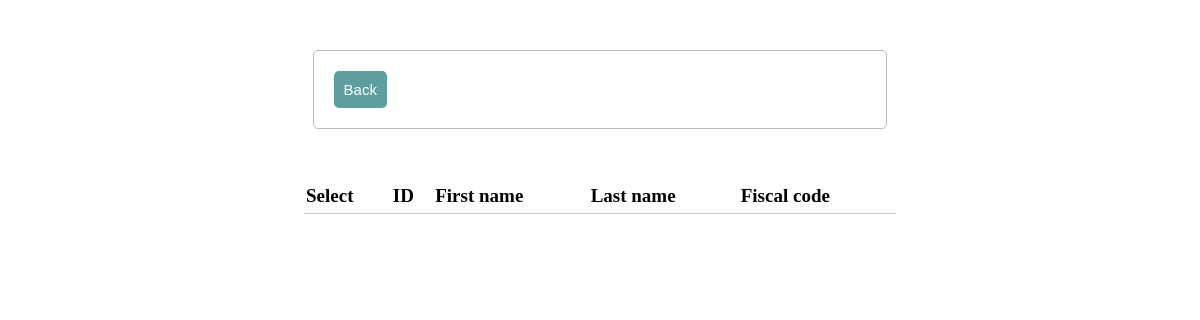
The app's page /server/selectlist.php, older data.
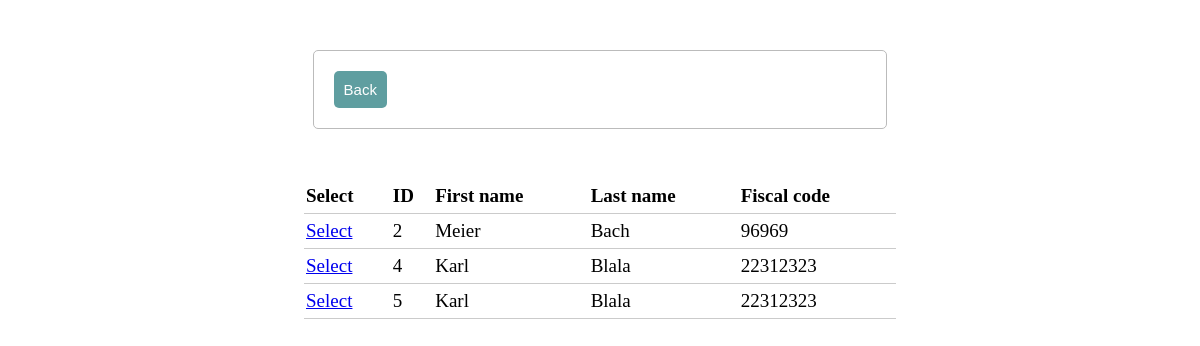
The same page, newer data.
### tables this page shows
CREATE TABLE `patients` (
  `id` int(11) NOT NULL,
  `first_name` varchar(25) NOT NULL,
  `last_name` varchar(25) NOT NULL,
  `fiscal_code` varchar(30) NOT NULL,
  `email` varchar(30) NOT NULL
);

### server/server.php (called while the page is built, shortened)
<?php
require_once("./includes/config.inc.php");
$results = mysqli_query($db, "SELECT * FROM patients");
?>

### server/selectlist.php (the view, shortened to what this page needs)
<?php include('server.php');
?>
<!DOCTYPE html>
<html>
    <head>
        <link rel="stylesheet" type="text/css" href="style.css">
    </head>
    <body>
        <form action="dashboard.php" method="post">
        <button type="submit" name="back" class="btn">Back</button>
        </form>
        <table>
        <thead>
            <tr>
                <th>Select</th>
                <th>ID</th>
                <th>First name</th>
                <th>Last name</th>
                <th>Fiscal code</th>
            </tr>
        </thead>
        <tbody>
            <?php while ($row = mysqli_fetch_array($results)){?>
                <tr>
                    <td>
                        <?php echo '<a href="appointment.php?id='.$row['id'].'">Select</a>'; ?>
                    </td>
                    <td><?php echo $row['id']?></td>
                    <td><?php echo $row['first_name']?></td>
                    <td><?php echo $row['last_name']?></td>
                    <td><?php echo $row['fiscal_code']?></td>
                </tr>
           <?php }?>

### server/style.css (style rules this page uses)
body { font-size: 19px; }
table { width: 50%; margin: 30px auto; border-collapse: collapse; text-align: left; }
tr { border-bottom: 1px solid #cbcbcb; }
th,td { border: none; height: 30px; padding: 2px; }
form { width: 45%; margin: 50px auto; text-align: left; padding: 20px; border: 1px solid #bbbbbb; border-radius: 5px; }
.btn { padding: 10px; font-size: 15px; color: white; background: #5F9EA0; border: none; border-radius: 5px; }

Row changes from the older to the newer data that the page shows:
added patients: id "2", first_name "Meier", last_name "Bach", fiscal_code "96969"
added patients: id "4", first_name "Karl", last_name "Blala", fiscal_code "22312323"
added patients: id "5", first_name "Karl", last_name "Blala", fiscal_code "22312323"
